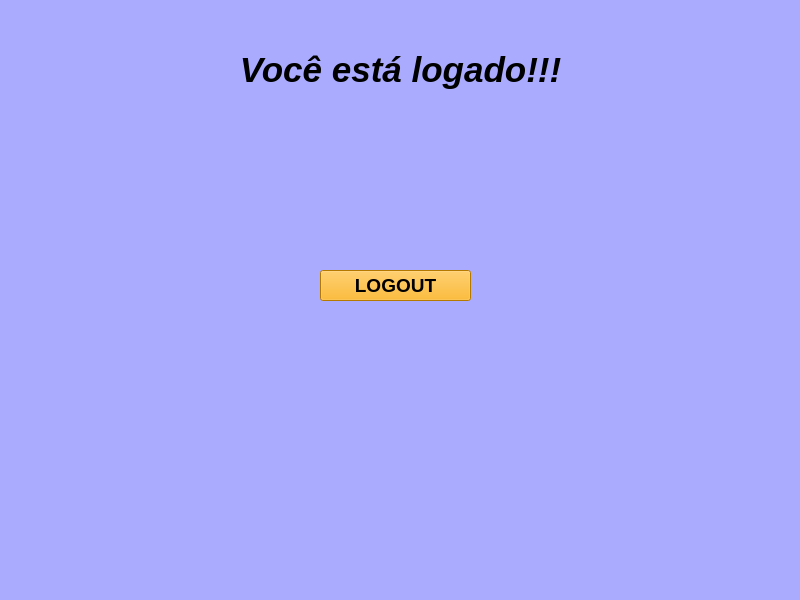
<?xml version="1.0" encoding="UTF-8"?>
<ui version="4.0">
 <class>MainWindow</class>
 <widget class="QMainWindow" name="MainWindow">
  <property name="geometry">
   <rect>
    <x>0</x>
    <y>0</y>
    <width>800</width>
    <height>600</height>
   </rect>
  </property>
  <property name="windowTitle">
   <string>MainWindow</string>
  </property>
  <property name="styleSheet">
   <string notr="true">background-color: rgb(170, 170, 255);</string>
  </property>
  <widget class="QWidget" name="centralwidget">
   <widget class="QLabel" name="label">
    <property name="geometry">
     <rect>
      <x>0</x>
      <y>40</y>
      <width>801</width>
      <height>61</height>
     </rect>
    </property>
    <property name="font">
     <font>
      <pointsize>25</pointsize>
     </font>
    </property>
    <property name="text">
     <string>&lt;html&gt;&lt;head/&gt;&lt;body&gt;&lt;p align=&quot;center&quot;&gt;&lt;span style=&quot; font-size:26pt; font-weight:600; font-style:italic;&quot;&gt;Você está logado!!!&lt;/span&gt;&lt;/p&gt;&lt;/body&gt;&lt;/html&gt;</string>
    </property>
   </widget>
   <widget class="QPushButton" name="pushButton">
    <property name="geometry">
     <rect>
      <x>320</x>
      <y>270</y>
      <width>151</width>
      <height>31</height>
     </rect>
    </property>
    <property name="font">
     <font>
      <pointsize>14</pointsize>
      <weight>75</weight>
      <bold>true</bold>
     </font>
    </property>
    <property name="styleSheet">
     <string notr="true">background-color: rgb(255, 170, 0);</string>
    </property>
    <property name="text">
     <string>LOGOUT</string>
    </property>
   </widget>
  </widget>
  <widget class="QStatusBar" name="statusbar"/>
 </widget>
 <resources/>
 <connections/>
</ui>
